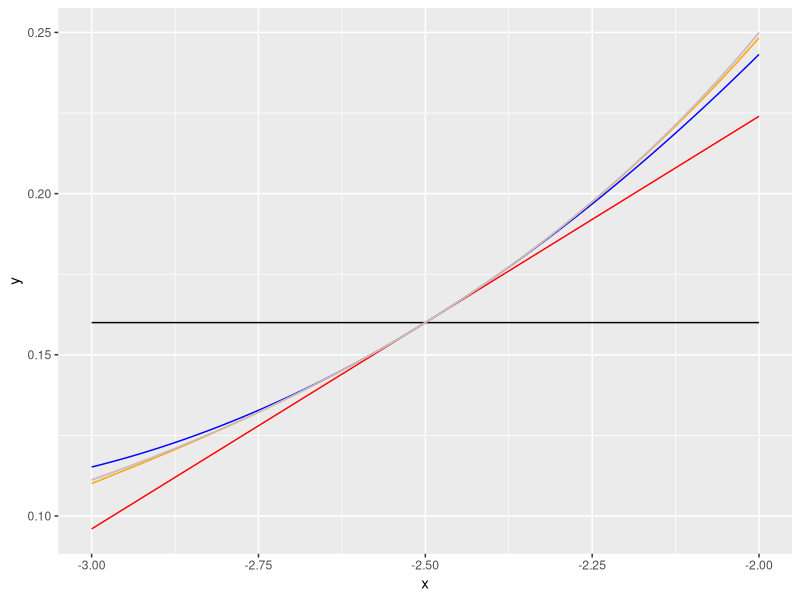

This figure's R source:
library(ggplot2)

p_0 <- function(f, x_0){
  function(x){ f(x_0) }
}

p_1 <- function(f, x_0){
  function(x) { f(x_0) + 0.128 *(x - x_0)}
}

p_2 <- function(f, x_0){
  function(x) { f(x_0) + 0.128 *(x - x_0) +  0.1536 * (x - x_0)^2 / 2}
}

p_3 <- function(f, x_0){
  function(x) { f(x_0) + 0.128 *(x - x_0) +  0.1536 * (x - x_0)^2 / 2 + 0.24576 * (x - x_0)^3 / 6 }
}

p_4 <- function(f, x_0){
  function(x) { f(x_0) + 0.128 *(x - x_0) +  0.1536 * (x - x_0)^2 / 2 + 0.24576 * (x - x_0)^3 / 6 + 0.49152 * (x - x_0)^4 / 24
 }
}

f <- function(x){
  1/x^2
}
x_0 = -2.5
P_0 <- p_0(f, x_0)
P_1 <- p_1(f, x_0)
P_2 <- p_2(f, x_0)
P_3 <- p_3(f, x_0)
P_4 <- p_4(f, x_0)


X <- seq(-3, -2, 0.01)
ggplot(data.frame(x = X, y = P_0(X)), aes(x = x, y = y)) + 
  geom_line() + 
  geom_line(data = data.frame(x = X, y = P_1(X)), color = 'red') + 
  geom_line(data = data.frame(x = X, y = P_2(X)), color = 'blue') +
  geom_line(data = data.frame(x = X, y = P_3(X)), color = 'orange') +
  geom_line(data = data.frame(x = X, y = P_4(X)), color = 'pink') + 
geom_line(data = data.frame(x = X, y = f(X)), color = 'gray')

